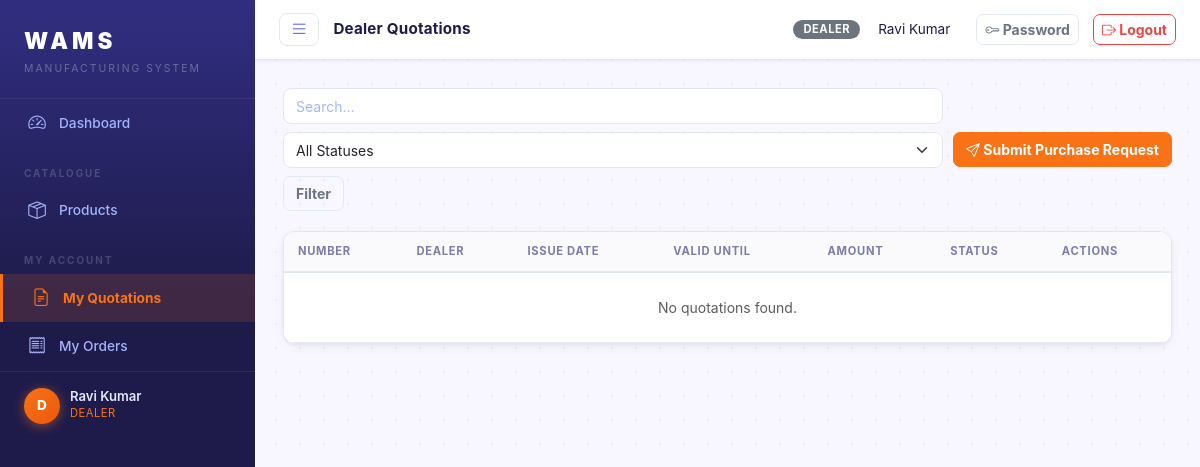
The page /quotations/dealer/ (signed in) on the database its author committed.
### core/models.py (models this page shows, shortened)
class User(AbstractUser):
    ROLE_CHOICES = [
        ('admin', 'Admin'),
        ('dealer', 'Dealer'),
        ('supplier', 'Supplier'),
    ]
    role = models.CharField(max_length=20, choices=ROLE_CHOICES, default='dealer')
    phone = models.CharField(max_length=20, blank=True)

### core/views.py (the view)
# urls.py: path('quotations/dealer/', views.dealer_quotation_list, name='dealer_quotation_list'),
@login_required
def dealer_quotation_list(request):
    if request.user.role == 'dealer':
        try:
            qs = request.user.dealer_profile.quotations.all()
        except Dealer.DoesNotExist:
            qs = DealerQuotation.objects.none()
    else:
        qs = DealerQuotation.objects.select_related('dealer').all()
    status = request.GET.get('status', '')
    if status:
        qs = qs.filter(status=status)
    q = request.GET.get('q', '').strip()
    if q:
        qs = qs.filter(Q(quotation_number__icontains=q) | Q(dealer__company_name__icontains=q))
    page = paginate(request, qs)
    return render(request, 'core/quotations/dealer_list.html', {
        'page_obj': page, 'q': q, 'status': status,
        'status_choices': DealerQuotation.STATUS_CHOICES,
    })

### core/views.py (called while the page is built)
def paginate(request, qs, per_page=20):
    paginator = Paginator(qs, per_page)
    page = request.GET.get('page', 1)
    return paginator.get_page(page)

### templates/core/quotations/dealer_list.html (shortened to what this page needs)
{% extends 'base.html' %}
{% block page_title %}Dealer Quotations{% endblock %}
{% block content %}
<div class="page-toolbar">
  <form class="search-form" method="get">
    <input type="text" name="q" value="{{ q }}" class="form-control" placeholder="Search…">
    <select name="status" class="form-select">
      <option value="">All Statuses</option>
    </select>
    <button class="btn btn-outline-secondary">Filter</button>
  </form>
  {% if user.role == 'admin' %}
  <a href="{% url 'dealer_quotation_create' %}" class="btn btn-primary"><i class="bi bi-plus-lg"></i> New Quotation</a>
  {% elif user.role == 'dealer' %}
  <a href="{% url 'dealer_quotation_create' %}" class="btn btn-primary"><i class="bi bi-send"></i> Submit Purchase Request</a>
  {% endif %}
</div>
<div class="card">
  <div class="card-body p-0">
    <table class="table table-hover mb-0">
      <thead>
        <tr><th>Number</th><th>Dealer</th><th>Issue Date</th><th>Valid Until</th><th>Amount</th><th>Status</th><th>Actions</th></tr>
      </thead>
      <tbody>
      {% for q in page_obj %}
      <tr>
        <td><a href="{% url 'dealer_quotation_detail' q.pk %}">{{ q.quotation_number }}</a></td>
        <td>{{ q.dealer.company_name }}</td>
        <td>{{ q.issue_date }}</td>
        <td>{{ q.valid_until }}</td>
        <td>₹{{ q.total_amount|floatformat:2 }}</td>
        <td><span class="badge-status badge-{{ q.status }}">{{ q.get_status_display }}</span></td>
        <td><a href="{% url 'dealer_quotation_detail' q.pk %}" class="btn btn-xs btn-outline-primary">View</a></td>
      </tr>
      {% empty %}
      <tr><td colspan="7" class="text-center text-muted py-4">No quotations found.</td></tr>
      {% endfor %}
      </tbody>
    </table>
  </div>
</div>
{% endblock %}

### templates/base.html (shortened to what this page needs)
{% load static %}
<!DOCTYPE html>
<html lang="en">
<head>
<link rel="stylesheet" href="https://cdn.jsdelivr.net/npm/bootstrap@5.3.2/dist/css/bootstrap.min.css">
<link rel="stylesheet" href="https://cdn.jsdelivr.net/npm/bootstrap-icons@1.11.3/font/bootstrap-icons.css">
<link rel="stylesheet" href="{% static 'css/style.css' %}">
</head>
<body>
<div class="app-wrapper">
  <nav class="sidebar" id="sidebar">
    <div class="sidebar-brand">
      <span class="brand-title">WAMS</span>
      <span class="brand-sub">Manufacturing System</span>
    </div>
    <ul class="sidebar-menu">
      <li>
        <a href="{% url 'dashboard' %}" class="{% if request.resolver_match.url_name == 'dashboard' %}active{% endif %}">
          <i class="bi bi-speedometer2"></i> Dashboard
        </a>
      </li>
      {% if user.role == 'admin' %}
      <li class="menu-section">Inventory</li>
      <li>
        <a href="{% url 'product_list' %}" class="{% if 'product' in request.resolver_match.url_name %}active{% endif %}">
          <i class="bi bi-box-seam"></i> Products
        </a>
      </li>
      <li>
        <a href="{% url 'part_list' %}" class="{% if 'part' in request.resolver_match.url_name %}active{% endif %}">
          <i class="bi bi-tools"></i> Parts
        </a>
      </li>
      <li>
        <a href="{% url 'stock_overview' %}" class="{% if 'stock' in request.resolver_match.url_name %}active{% endif %}">
          <i class="bi bi-boxes"></i> Stock
        </a>
      </li>
      <li class="menu-section">Stakeholders</li>
      <li>
        <a href="{% url 'dealer_list' %}" class="{% if 'dealer_list' in request.resolver_match.url_name or 'dealer_create' in request.resolver_match.url_name or 'dealer_update' in request.resolver_match.url_name %}active{% endif %}">
          <i class="bi bi-shop"></i> Dealers
        </a>
      </li>
      <li>
        <a href="{% url 'supplier_list' %}" class="{% if 'supplier_list' in request.resolver_match.url_name or 'supplier_create' in request.resolver_match.url_name or 'supplier_update' in request.resolver_match.url_name %}active{% endif %}">
          <i class="bi bi-truck"></i> Suppliers
        </a>
      </li>
      <li class="menu-section">Commerce</li>
      <li>
        <a href="{% url 'dealer_quotation_list' %}" class="{% if 'dealer_quotation' in request.resolver_match.url_name %}active{% endif %}">
          <i class="bi bi-file-earmark-text"></i> Dealer Quotations
        </a>
      </li>
      <li>
        <a href="{% url 'supplier_quotation_list' %}" class="{% if 'supplier_quotation' in request.resolver_match.url_name %}active{% endif %}">
          <i class="bi bi-file-earmark-ruled"></i> Supplier Quotations
        </a>
      </li>
      <li>
        <a href="{% url 'dealer_transaction_list' %}" class="{% if 'dealer_transaction' in request.resolver_match.url_name %}active{% endif %}">
          <i class="bi bi-receipt"></i> Sales Invoices
        </a>
      </li>
      <li>
        <a href="{% url 'supplier_transaction_list' %}" class="{% if 'supplier_transaction' in request.resolver_match.url_name %}active{% endif %}">
          <i class="bi bi-cart3"></i> Purchase Orders
        </a>
      </li>
      <li class="menu-section">Admin</li>
      <li>
        <a href="{% url 'reports' %}" class="{% if 'reports' in request.resolver_match.url_name %}active{% endif %}">
          <i class="bi bi-bar-chart-line"></i> Reports
        </a>
      </li>
      <li>
        <a href="{% url 'user_list' %}" class="{% if 'user' in request.resolver_match.url_name %}active{% endif %}">
          <i class="bi bi-people"></i> Users
        </a>
      </li>
      {% elif user.role == 'dealer' %}
      <li class="menu-section">Catalogue</li>
      <li>
        <a href="{% url 'product_list' %}" class="{% if 'product' in request.resolver_match.url_name %}active{% endif %}">
          <i class="bi bi-box-seam"></i> Products
        </a>
      </li>
      <li class="menu-section">My Account</li>
      <li>
        <a href="{% url 'dealer_quotation_list' %}" class="{% if 'dealer_quotation' in request.resolver_match.url_name %}active{% endif %}">
          <i class="bi bi-file-earmark-text"></i> My Quotations
        </a>
      </li>
      <li>
        <a href="{% url 'dealer_transaction_list' %}" class="{% if 'dealer_transaction' in request.resolver_match.url_name %}active{% endif %}">
          <i class="bi bi-receipt"></i> My Orders
        </a>
      </li>
      {% endif %}
    </ul>
    <div class="sidebar-footer">
      <div class="user-info">
        <div class="avatar" style="box-shadow: 0 2px 12px rgba(249,115,22,0.5);">{{ user.username|slice:":1"|upper }}</div>
        <div>
          <div class="user-name">{{ user.get_full_name|default:user.username }}</div>
          <div class="user-role" style="color: var(--sidebar-accent);">{{ user.get_role_display }}</div>
        </div>
      </div>
    </div>
  </nav>
  <div class="content-area" id="contentArea">
    <header class="topbar">
      <button class="sidebar-toggle" id="sidebarToggle" title="Toggle sidebar">
        <i class="bi bi-list"></i>
      </button>
      <span class="topbar-title">{% block page_title %}{% endblock %}</span>
      <div class="topbar-right">
        <span class="badge bg-secondary text-uppercase me-2">{{ user.role }}</span>
        <span class="me-3">{{ user.get_full_name|default:user.username }}</span>
        <a href="{% url 'change_password' %}" class="btn btn-sm btn-outline-secondary me-1">
          <i class="bi bi-key"></i> Password
        </a>
        <a href="{% url 'logout' %}" class="btn btn-sm btn-outline-danger">
          <i class="bi bi-box-arrow-right"></i> Logout
        </a>
      </div>
    </header>
    <main class="main-content">
      {% block content %}{% endblock %}
    </main>
  </div>
</div>
</body>
</html>

### rows shown on the page
User: username "D", get_full_name "Ravi Kumar", role "DEALER"
